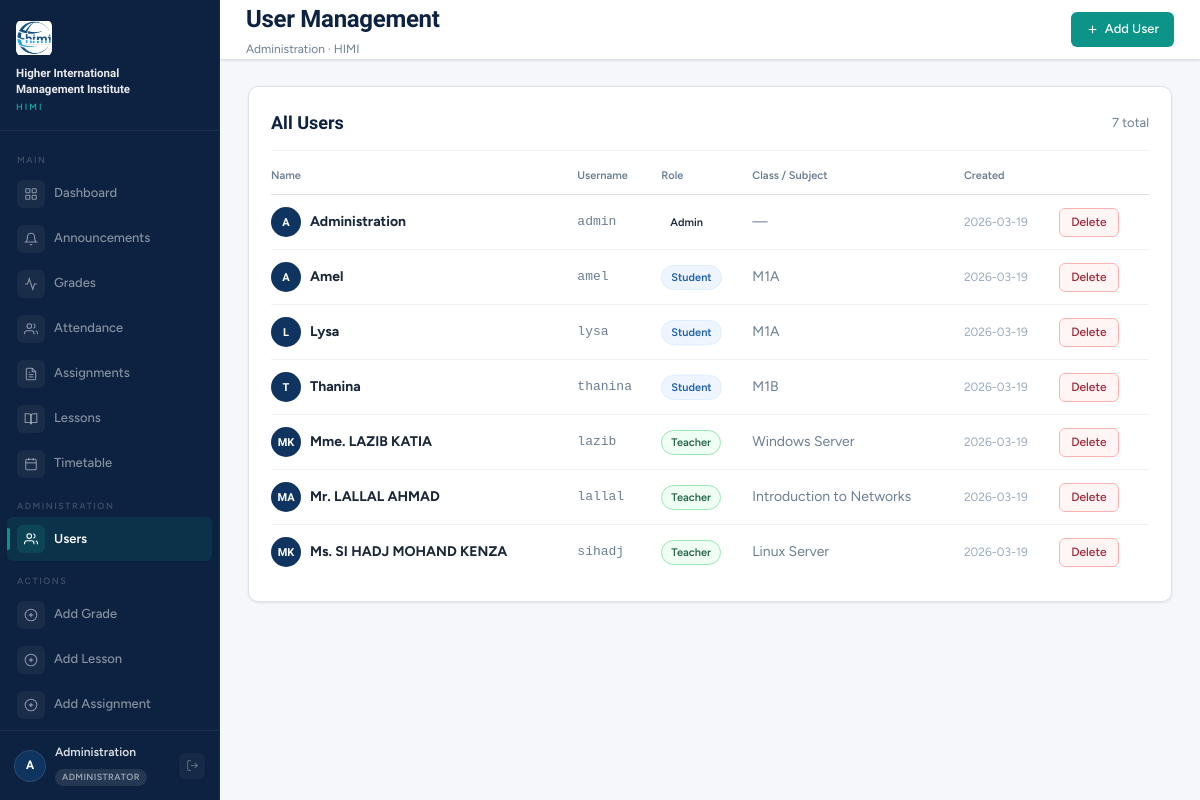
The app's page /users (signed in) with its own data.
### tables this page shows
CREATE TABLE users (
        id INTEGER PRIMARY KEY AUTOINCREMENT,
        username TEXT UNIQUE NOT NULL,
        password TEXT NOT NULL,
        full_name TEXT NOT NULL,
        role TEXT NOT NULL,
        class_group TEXT,
        subject TEXT,
        created_at TEXT DEFAULT (datetime('now'))
    );

### app.py (the view)
@app.route("/users")
@login_required
@role_required("admin")
def users():
    conn = get_db()
    all_users = conn.execute("SELECT id,username,full_name,role,class_group,subject,created_at FROM users ORDER BY role,full_name").fetchall()
    conn.close()
    return render_template("users.html", page="users", users=all_users)

### app.py (called while the page is built)
def get_db():
    conn = sqlite3.connect(DB)
    conn.row_factory = sqlite3.Row
    return conn

def login_required(f):
    @wraps(f)
    def decorated(*args, **kwargs):
        if "user_id" not in session:
            return redirect(url_for("login"))
        return f(*args, **kwargs)
    return decorated

def role_required(*roles):
    def decorator(f):
        @wraps(f)
        def decorated(*args, **kwargs):
            if session.get("role") not in roles:
                flash("Access denied.", "error")
                return redirect(url_for("dashboard"))
            return f(*args, **kwargs)
        return decorated
    return decorator

def current_user():
    if "user_id" not in session: return None
    conn = get_db()
    u = conn.execute("SELECT * FROM users WHERE id=?", (session["user_id"],)).fetchone()
    conn.close(); return u

### templates/users.html (shortened to what this page needs)
{% extends "base.html" %}
{% block page_title %}User Management{% endblock %}
{% block subtitle %}Administration · HIMI{% endblock %}
{% block topbar_actions %}
<a href="/users/add" class="btn btn-primary"><svg viewBox="0 0 24 24"><line x1="12" y1="5" x2="12" y2="19"/><line x1="5" y1="12" x2="19" y2="12"/></svg>Add User</a>
{% endblock %}
{% block content %}
<div class="card">
  <div class="card-head"><div class="card-title">All Users</div><span style="font-size:13px;color:var(--text-muted)">{{ users|length }} total</span></div>
  <div class="tbl-wrap">
    <table>
      <thead><tr><th>Name</th><th>Username</th><th>Role</th><th>Class / Subject</th><th>Created</th><th></th></tr></thead>
      <tbody>
        {% for u in users %}
        <tr>
          <td><div style="display:flex;align-items:center;gap:9px;"><div class="tbl-avatar">{{ u['full_name'][0] }}{{ u['full_name'].split(' ')[-1][0] if ' ' in u['full_name'] else '' }}</div><strong>{{ u['full_name'] }}</strong></div></td>
          <td style="font-family:monospace;font-size:13px;color:var(--text-muted)">{{ u['username'] }}</td>
          <td><span class="badge {% if u['role']=='student' %}b-blue{% elif u['role']=='teacher' %}b-green{% else %}b-gold{% endif %}">{{ u['role']|capitalize }}</span></td>
          <td style="color:var(--text-muted)">{{ u['class_group'] or u['subject'] or '—' }}</td>
          <td style="font-size:12px;color:var(--gray-400)">{{ u['created_at'][:10] if u['created_at'] else '—' }}</td>
          <td><a href="/users/delete/{{ u['id'] }}" class="btn btn-danger btn-sm" onclick="return confirm('Delete user permanently?')">Delete</a></td>
        </tr>
        {% endfor %}
      </tbody>
    </table>
  </div>
</div>
{% endblock %}

### templates/base.html (shortened to what this page needs)
<!DOCTYPE html>
<html lang="en">
<head>
<link rel="stylesheet" href="/static/css/style.css">
</head>
<body>
{% set u = current_user() %}
<div class="app-shell">
<aside class="sidebar">
  <div class="sb-brand">
    <div class="sb-brand-logo" style="border:none;background:none;overflow:hidden;">
      <img src="/static/logo.png" style="width:38px;height:38px;object-fit:contain;">
    </div>
    <div class="sb-brand-name">Higher International<br>Management Institute</div>
    <div class="sb-brand-abbr">HIMI</div>
  </div>
  <nav class="sb-nav">
    <div class="sb-section">Main</div>
    <a href="/dashboard" class="sb-link {% if page=='dashboard' %}active{% endif %}">
      <span class="sb-icon">
        <svg viewBox="0 0 24 24"><rect x="3" y="3" width="7" height="7" rx="1"/><rect x="14" y="3" width="7" height="7" rx="1"/><rect x="3" y="14" width="7" height="7" rx="1"/><rect x="14" y="14" width="7" height="7" rx="1"/></svg>
      </span>Dashboard
    </a>
    <a href="/announcements" class="sb-link {% if page=='announcements' %}active{% endif %}">
      <span class="sb-icon">
        <svg viewBox="0 0 24 24"><path d="M18 8A6 6 0 0 0 6 8c0 7-3 9-3 9h18s-3-2-3-9"/><path d="M13.73 21a2 2 0 0 1-3.46 0"/></svg>
      </span>Announcements
    </a>
    <a href="/grades" class="sb-link {% if page=='grades' %}active{% endif %}">
      <span class="sb-icon">
        <svg viewBox="0 0 24 24"><polyline points="22 12 18 12 15 21 9 3 6 12 2 12"/></svg>
      </span>Grades
    </a>
    <a href="/attendance" class="sb-link {% if page=='attendance' %}active{% endif %}">
      <span class="sb-icon">
        <svg viewBox="0 0 24 24"><path d="M17 21v-2a4 4 0 0 0-4-4H5a4 4 0 0 0-4 4v2"/><circle cx="9" cy="7" r="4"/><path d="M23 21v-2a4 4 0 0 0-3-3.87"/><path d="M16 3.13a4 4 0 0 1 0 7.75"/></svg>
      </span>Attendance
    </a>
    <a href="/assignments" class="sb-link {% if page=='assignments' %}active{% endif %}">
      <span class="sb-icon">
        <svg viewBox="0 0 24 24"><path d="M14 2H6a2 2 0 0 0-2 2v16a2 2 0 0 0 2 2h12a2 2 0 0 0 2-2V8z"/><polyline points="14 2 14 8 20 8"/><line x1="16" y1="13" x2="8" y2="13"/><line x1="16" y1="17" x2="8" y2="17"/><polyline points="10 9 9 9 8 9"/></svg>
      </span>Assignments
    </a>
    <a href="/lessons" class="sb-link {% if page=='lessons' %}active{% endif %}">
      <span class="sb-icon">
        <svg viewBox="0 0 24 24"><path d="M2 3h6a4 4 0 0 1 4 4v14a3 3 0 0 0-3-3H2z"/><path d="M22 3h-6a4 4 0 0 0-4 4v14a3 3 0 0 1 3-3h7z"/></svg>
      </span>Lessons
    </a>
    <a href="/timetable" class="sb-link {% if page=='timetable' %}active{% endif %}">
      <span class="sb-icon">
        <svg viewBox="0 0 24 24"><rect x="3" y="4" width="18" height="18" rx="2" ry="2"/><line x1="16" y1="2" x2="16" y2="6"/><line x1="8" y1="2" x2="8" y2="6"/><line x1="3" y1="10" x2="21" y2="10"/></svg>
      </span>Timetable
    </a>
    {% if u and u['role'] == 'admin' %}
    <div class="sb-section">Administration</div>
    <a href="/users" class="sb-link {% if page=='users' %}active{% endif %}">
      <span class="sb-icon">
        <svg viewBox="0 0 24 24"><path d="M17 21v-2a4 4 0 0 0-4-4H5a4 4 0 0 0-4 4v2"/><circle cx="9" cy="7" r="4"/><path d="M23 21v-2a4 4 0 0 0-3-3.87"/><path d="M16 3.13a4 4 0 0 1 0 7.75"/></svg>
      </span>Users
    </a>
    {% endif %}
    {% if u and u['role'] in ('teacher','admin') %}
    <div class="sb-section">Actions</div>
    <a href="/grades/add" class="sb-link">
      <span class="sb-icon">
        <svg viewBox="0 0 24 24"><circle cx="12" cy="12" r="10"/><line x1="12" y1="8" x2="12" y2="16"/><line x1="8" y1="12" x2="16" y2="12"/></svg>
      </span>Add Grade
    </a>
    <a href="/lessons/add" class="sb-link">
      <span class="sb-icon">
        <svg viewBox="0 0 24 24"><circle cx="12" cy="12" r="10"/><line x1="12" y1="8" x2="12" y2="16"/><line x1="8" y1="12" x2="16" y2="12"/></svg>
      </span>Add Lesson
    </a>
    <a href="/assignments/add" class="sb-link">
      <span class="sb-icon">
        <svg viewBox="0 0 24 24"><circle cx="12" cy="12" r="10"/><line x1="12" y1="8" x2="12" y2="16"/><line x1="8" y1="12" x2="16" y2="12"/></svg>
      </span>Add Assignment
    </a>
    <a href="/attendance/add" class="sb-link">
    </a>
    {% endif %}
  </nav>
  <div class="sb-user">
    {% if u %}
    <div class="sb-avatar">
      {{ u['full_name'][0] }}{{ u['full_name'].split(' ')[-1][0] if ' ' in u['full_name'] else '' }}
    </div>
    <div style="flex:1;min-width:0;">
      <div class="sb-user-name">{{ u['full_name'] }}</div>
      <span class="sb-role-chip rc-{{ u['role'] }}">
        {% if u['role']=='student' %}Student{% elif u['role']=='teacher' %}Teacher{% else %}Administrator{% endif %}
      </span>
    </div>
    <a href="/logout" class="sb-logout" title="Sign out">
      <svg viewBox="0 0 24 24"><path d="M9 21H5a2 2 0 0 1-2-2V5a2 2 0 0 1 2-2h4"/><polyline points="16 17 21 12 16 7"/><line x1="21" y1="12" x2="9" y2="12"/></svg>
    </a>
    {% endif %}
  </div>
</aside>
<div class="main-area">
  <header class="topbar">
    <div class="tb-left">
      <h1>{% block page_title %}{% endblock %}</h1>
      <div class="tb-breadcrumb">{% block subtitle %}{% endblock %}</div>
    </div>
    <div class="tb-right">{% block topbar_actions %}{% endblock %}</div>
  </header>
  <main class="page-body">
    {% block content %}{% endblock %}
  </main>
</div>
</div>
</body>
</html>

### records on screen
users: full_name "A", full_name "Administration", username "admin", role "Admin", u "—", created_at "2026-03-19"
users: full_name "A", full_name "Amel", username "amel", role "Student", class_group "M1A", created_at "2026-03-19"
users: full_name "L", full_name "Lysa", username "lysa", role "Student", class_group "M1A", created_at "2026-03-19"
users: full_name "T", full_name "Thanina", username "thanina", role "Student", class_group "M1B", created_at "2026-03-19"
users: full_name "M", full_name "K", full_name "Mme. LAZIB KATIA", username "lazib", role "Teacher", subject "Windows Server", created_at "2026-03-19"
users: full_name "M", full_name "A", full_name "Mr. LALLAL AHMAD", username "lallal", role "Teacher", subject "Introduction to Networks", created_at "2026-03-19"
users: full_name "M", full_name "K", full_name "Ms. SI HADJ MOHAND KENZA", username "sihadj", role "Teacher", subject "Linux Server", created_at "2026-03-19"

### other values on screen
{{ users|length }} "7"
